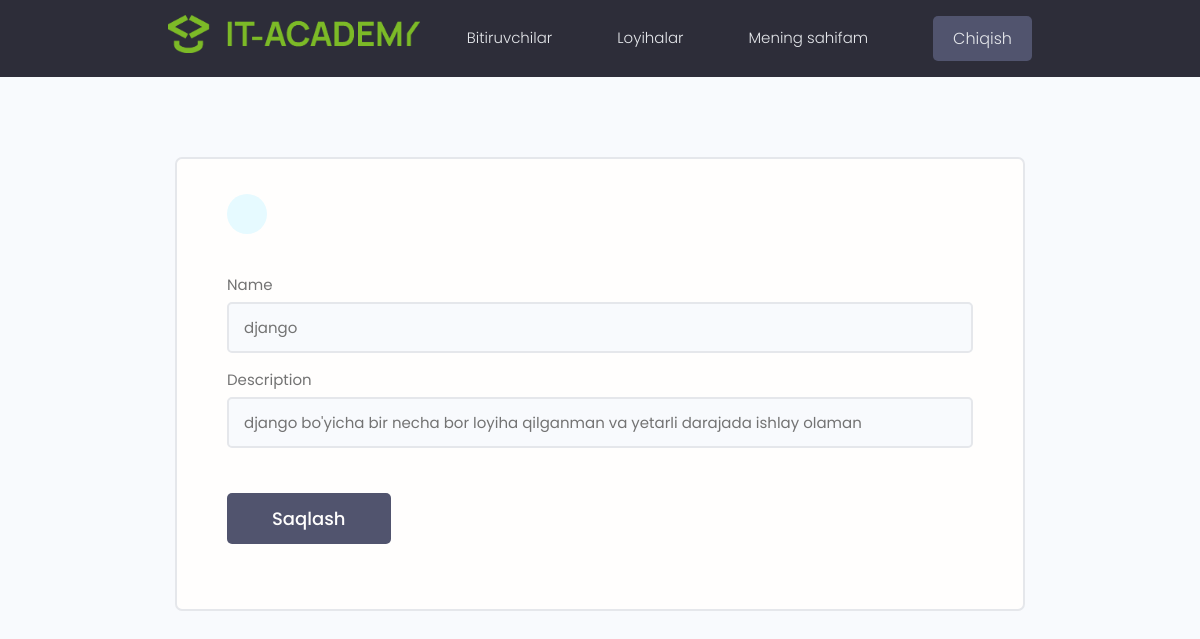
The app's page /account/skill-change/40dfec63-40d3-4895-8959-5a38d08757c1/ (signed in) with its own data.
### users/models.py (models this page shows, shortened)
class skill(models.Model):
    user = models.ForeignKey(Profile, on_delete = models.CASCADE, \
                             related_name="profile_skill", null=True, blank=True)
    name = models.CharField(max_length=200, null=True, blank=True)
    description = models.CharField(max_length=200, null=True, blank=True)
    created = models.DateTimeField(auto_now_add = True)
    id = models.UUIDField(default = uuid.uuid4, primary_key=True, editable = False)

### users/views.py (the view)
# urls.py: path("account/skill-change/<uuid:id>/", skill_change, name="skill_change"),
@login_required(login_url="login")
def skill_change(request, id):
    skil = skill.objects.get(id=id)
    if skil.user != request.user.profile:
        messages.warning(request, "Siz boshqalarning loyihalarini o'zgartira ololmaysiz!")
        return redirect("profiles")
    form = SkillForm(instance = skil)
    if request.method == "POST":
        form = SkillForm(request.POST, instance=skil)
        if form.is_valid():
            form.save()
            return redirect("account")
    context = {
        "form":form
        }
    return render(request, "skill_add.html", context)

### users/forms.py
class SkillForm(ModelForm):
    description = forms.CharField()
    class Meta:
        model = skill
        fields = ["name", "description"]
    def __init__(self, *args, **kwargs):
        super(ModelForm, self).__init__(*args, **kwargs)
        for key, field in self.fields.items():
            field.widget.attrs.update({"class":"input input--text"})

### templates/skill_add.html (shortened to what this page needs)
{% extends 'base.html' %}
{% block content %}
<main class="formPage my-xl">
    <div class="content-box">
        <div class="formWrapper">
            <a class="backButton" href="#"></a>
            <br>
            <form class="form" method="POST" enctype="multipart/form-data">{% csrf_token %}
                {% for f in form %}
                <div class="form__field">
                    <label for="formInput#text">{{f.label}}</label>
                    {{f}}
                </div>
                {% endfor %}
                <input class="btn btn--sub btn--lg  my-md" type="submit" value="Saqlash" />
            </form>
        </div>
    </div>
</main>
{% endblock %}

### static/css/app.css (style rules this page uses)
:root { --color-sub: #2d2d39; }
.btn--sub { background-color: var(--color-sub-light); }
.content-box { width: 95%; max-width: 85rem; margin: 0 auto; }
.backButton { background: var(--color-main-light); color: var(--color-main); width: 4rem; height: 4rem; display: flex; align-items: center; justify-content: center; border-radius: 50%; }
.formPage .formWrapper { list-style: none; background: var(--color-white); padding: 3.5rem 5rem; border: 2px solid var(--color-light); border-radius: 0.7rem; }

### static/uikit/styles/modules/_variables.css (style rules this page uses)
:root { --color-main: #5aa5b9; --color-main-light: #e6faff; --color-sub: #3f4156; --color-sub-light: #51546e; --color-sub-lighter: #ededfd; --color-text: #737373; --color-gray: #8b8b8b; --color-light: #e5e7eb; --color-light-gray: #767676; --color-bg: #f8fafd; --color-white: #fffefd; --color-white-light: #f3f3f3; --color-success: #359e64; --color-success-bg: #def8e8; --color-error: #fc4b0b; --color-error-bg: #fff2ee; --font-base: 'Poppins', arial, helvetica, 'Segoe UI', roboto, ubuntu, sans-serif; --font-monospace: 'Fira Code', 'Courier New', courier, monospace; --font-regular: 300; --font-medium: 500; --font-bold: 700; --generic-shadow: 1px 1px 5px #00000010; --generic-transition: all 0.3s ease-in-out; }

### static/uikit/styles/modules/_base.css (style rules this page uses)
* { margin: 0; padding: 0; box-sizing: border-box; text-rendering: optimizeLegibility; color: inherit; font-size: inherit; }
html { font-size: 50%; }
@media only screen and (min-width: 480px) { html { font-size: 56.25%; } }
@media only screen and (min-width: 1200px) { html { font-size: 62.5%; } }
body { line-height: 1.6; font-weight: 400; font-size: 1.5rem; color: var(--color-text); background-color: var(--color-bg); min-height: 100vh; }

### static/uikit/styles/modules/_typography.css (style rules this page uses)
* { font-family: var(--font-base); }
a { padding-bottom: 2px; text-decoration: none; display: inline-block; color: var(--color-main); font-weight: var(--font-medium); }

### static/uikit/styles/modules/_utilities.css (style rules this page uses)
.my-md { margin: 3rem auto; }
.my-xl { margin: 8rem auto; }

### static/uikit/styles/modules/_button.css (style rules this page uses)
.btn { display: inline-block; position: relative; cursor: pointer; background-color: var(--color-light); font-weight: var(--font-medium); color: var(--color-sub); text-decoration: none; padding: 1rem 2rem; border-radius: 0.5rem; border: none; width: -webkit-fit-content; width: -moz-fit-content; width: fit-content; height: -webkit-fit-content; height: -moz-fit-content; height: fit-content; font-size: 1.6rem; outline-width: 0; outline-color: transparent; -webkit-backface-visibility: hidden; backface-visibility: hidden; transition: all 0.3s ease-in-out; }
.btn--sub { background-color: var(--color-sub); color: var(--color-white); }
.btn--lg { font-size: 1.8rem; padding: 1.2rem 4.5rem; }

### static/uikit/styles/modules/_form.css (style rules this page uses)
.form { display: block; }
.form__field { margin-top: 1.5rem; margin-bottom: 1.5rem; }
.form__label, .form__field > label { display: block; margin-bottom: 0.5rem; color: var(--color-text); }
input.input[type='text'], input.input[type='email'], input.input[type='password'], input.input[type='number'], textarea.input { min-width: 24rem; width: 100%; padding: 1.2rem 1.5rem; border-radius: 0.5rem; border: 2px solid var(--color-light); transition: all 0.3s ease-in-out; background-color: var(--color-bg); }

### records on screen
skill: form "django" "django bo'yicha bir necha bor loyiha qilganman va yetarli darajada ishlay olaman"

### other values on screen
{{ f.label }} "Name" "Description"
